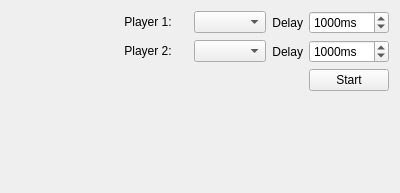
<?xml version="1.0" encoding="UTF-8"?>
<ui version="4.0">
 <class>NewGameSetupView</class>
 <widget class="QWidget" name="NewGameSetupView">
  <property name="geometry">
   <rect>
    <x>0</x>
    <y>0</y>
    <width>400</width>
    <height>193</height>
   </rect>
  </property>
  <property name="windowTitle">
   <string>Form</string>
  </property>
  <layout class="QGridLayout" name="gridLayout_3">
   <item row="1" column="2">
    <widget class="QComboBox" name="cbPlayer2"/>
   </item>
   <item row="1" column="3">
    <widget class="QLabel" name="lblDelay2">
     <property name="text">
      <string>Delay</string>
     </property>
     <property name="alignment">
      <set>Qt::AlignRight|Qt::AlignTrailing|Qt::AlignVCenter</set>
     </property>
    </widget>
   </item>
   <item row="0" column="2">
    <widget class="QComboBox" name="cbPlayer1"/>
   </item>
   <item row="0" column="4">
    <widget class="QSpinBox" name="sbDelay1">
     <property name="enabled">
      <bool>true</bool>
     </property>
     <property name="suffix">
      <string>ms</string>
     </property>
     <property name="maximum">
      <number>10000</number>
     </property>
     <property name="singleStep">
      <number>500</number>
     </property>
     <property name="value">
      <number>1000</number>
     </property>
    </widget>
   </item>
   <item row="1" column="1">
    <widget class="QPushButton" name="btnPlayer2">
     <property name="text">
      <string>Player 2:</string>
     </property>
     <property name="flat">
      <bool>true</bool>
     </property>
    </widget>
   </item>
   <item row="0" column="1">
    <widget class="QPushButton" name="btnPlayer1">
     <property name="text">
      <string>Player 1:</string>
     </property>
     <property name="flat">
      <bool>true</bool>
     </property>
    </widget>
   </item>
   <item row="2" column="4">
    <widget class="QPushButton" name="btnStart">
     <property name="sizePolicy">
      <sizepolicy hsizetype="Minimum" vsizetype="Fixed">
       <horstretch>0</horstretch>
       <verstretch>0</verstretch>
      </sizepolicy>
     </property>
     <property name="text">
      <string>Start</string>
     </property>
    </widget>
   </item>
   <item row="1" column="4">
    <widget class="QSpinBox" name="sbDelay2">
     <property name="suffix">
      <string>ms</string>
     </property>
     <property name="maximum">
      <number>10000</number>
     </property>
     <property name="singleStep">
      <number>500</number>
     </property>
     <property name="value">
      <number>1000</number>
     </property>
    </widget>
   </item>
   <item row="0" column="3">
    <widget class="QLabel" name="lblDelay1">
     <property name="text">
      <string>Delay</string>
     </property>
     <property name="alignment">
      <set>Qt::AlignRight|Qt::AlignTrailing|Qt::AlignVCenter</set>
     </property>
    </widget>
   </item>
   <item row="0" column="0">
    <spacer name="horizontalSpacer">
     <property name="orientation">
      <enum>Qt::Horizontal</enum>
     </property>
     <property name="sizeHint" stdset="0">
      <size>
       <width>40</width>
       <height>20</height>
      </size>
     </property>
    </spacer>
   </item>
   <item row="3" column="4">
    <spacer name="verticalSpacer">
     <property name="orientation">
      <enum>Qt::Vertical</enum>
     </property>
     <property name="sizeHint" stdset="0">
      <size>
       <width>20</width>
       <height>40</height>
      </size>
     </property>
    </spacer>
   </item>
  </layout>
 </widget>
 <resources/>
 <connections>
  <connection>
   <sender>cbPlayer1</sender>
   <signal>currentIndexChanged(int)</signal>
   <receiver>NewGameSetupView</receiver>
   <slot>player1Selected(int)</slot>
   <hints>
    <hint type="sourcelabel">
     <x>151</x>
     <y>30</y>
    </hint>
    <hint type="destinationlabel">
     <x>213</x>
     <y>11</y>
    </hint>
   </hints>
  </connection>
  <connection>
   <sender>cbPlayer2</sender>
   <signal>currentIndexChanged(int)</signal>
   <receiver>NewGameSetupView</receiver>
   <slot>player2Selected(int)</slot>
   <hints>
    <hint type="sourcelabel">
     <x>126</x>
     <y>82</y>
    </hint>
    <hint type="destinationlabel">
     <x>123</x>
     <y>129</y>
    </hint>
   </hints>
  </connection>
  <connection>
   <sender>btnStart</sender>
   <signal>clicked()</signal>
   <receiver>NewGameSetupView</receiver>
   <slot>startClicked()</slot>
   <hints>
    <hint type="sourcelabel">
     <x>333</x>
     <y>121</y>
    </hint>
    <hint type="destinationlabel">
     <x>224</x>
     <y>125</y>
    </hint>
   </hints>
  </connection>
  <connection>
   <sender>btnPlayer1</sender>
   <signal>clicked()</signal>
   <receiver>NewGameSetupView</receiver>
   <slot>player1Clicked()</slot>
   <hints>
    <hint type="sourcelabel">
     <x>64</x>
     <y>41</y>
    </hint>
    <hint type="destinationlabel">
     <x>67</x>
     <y>11</y>
    </hint>
   </hints>
  </connection>
  <connection>
   <sender>btnPlayer2</sender>
   <signal>clicked()</signal>
   <receiver>NewGameSetupView</receiver>
   <slot>player2Clicked()</slot>
   <hints>
    <hint type="sourcelabel">
     <x>42</x>
     <y>82</y>
    </hint>
    <hint type="destinationlabel">
     <x>54</x>
     <y>107</y>
    </hint>
   </hints>
  </connection>
 </connections>
 <slots>
  <slot>player1Selected(int)</slot>
  <slot>player2Selected(int)</slot>
  <slot>startClicked()</slot>
  <slot>player1Clicked()</slot>
  <slot>player2Clicked()</slot>
 </slots>
</ui>
